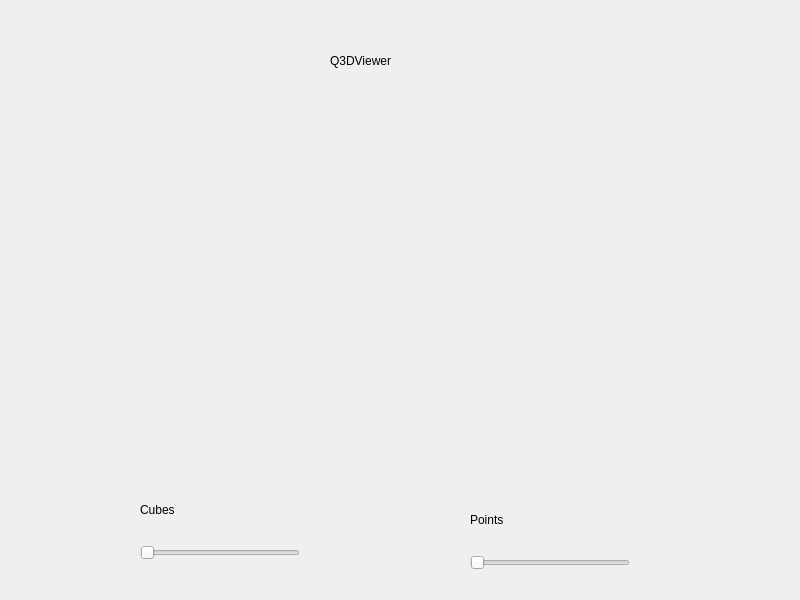
<?xml version="1.0" encoding="UTF-8"?>
<ui version="4.0">
 <class>Q3DViewer</class>
 <widget class="QWidget" name="Q3DViewer">
  <property name="geometry">
   <rect>
    <x>0</x>
    <y>0</y>
    <width>800</width>
    <height>600</height>
   </rect>
  </property>
  <property name="windowTitle">
   <string>Q3DViewer</string>
  </property>
  <widget class="QWidget" name="verticalLayoutWidget">
   <property name="geometry">
    <rect>
     <x>30</x>
     <y>100</y>
     <width>721</width>
     <height>341</height>
    </rect>
   </property>
   <layout class="QVBoxLayout" name="viewer"/>
  </widget>
  <widget class="QLabel" name="label">
   <property name="geometry">
    <rect>
     <x>330</x>
     <y>50</y>
     <width>67</width>
     <height>21</height>
    </rect>
   </property>
   <property name="text">
    <string>Q3DViewer</string>
   </property>
  </widget>
  <widget class="QWidget" name="verticalLayoutWidget_2">
   <property name="geometry">
    <rect>
     <x>140</x>
     <y>480</y>
     <width>160</width>
     <height>80</height>
    </rect>
   </property>
   <layout class="QVBoxLayout" name="verticalLayout">
    <item>
     <widget class="QLabel" name="label_cube">
      <property name="text">
       <string>Cubes</string>
      </property>
     </widget>
    </item>
    <item>
     <widget class="QSlider" name="slider_cube">
      <property name="orientation">
       <enum>Qt::Horizontal</enum>
      </property>
     </widget>
    </item>
   </layout>
  </widget>
  <widget class="QWidget" name="verticalLayoutWidget_3">
   <property name="geometry">
    <rect>
     <x>470</x>
     <y>490</y>
     <width>160</width>
     <height>80</height>
    </rect>
   </property>
   <layout class="QVBoxLayout" name="verticalLayout_2">
    <item>
     <widget class="QLabel" name="label_points">
      <property name="text">
       <string>Points</string>
      </property>
     </widget>
    </item>
    <item>
     <widget class="QSlider" name="slider_points">
      <property name="maximum">
       <number>28800</number>
      </property>
      <property name="orientation">
       <enum>Qt::Horizontal</enum>
      </property>
     </widget>
    </item>
   </layout>
  </widget>
 </widget>
 <resources/>
 <connections/>
</ui>
